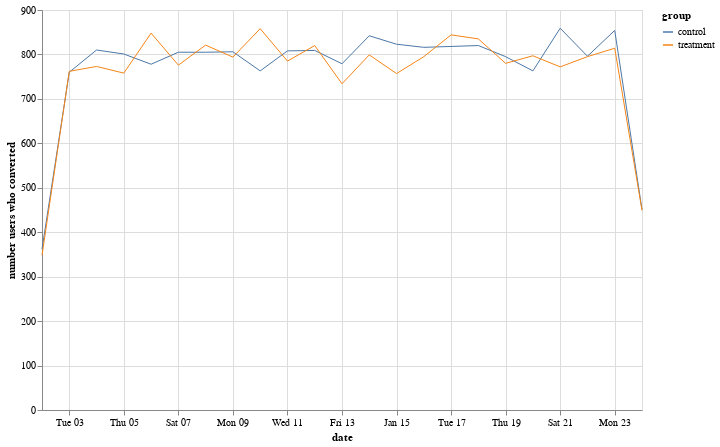

Source (notebook cell):
### Code cell
alt.Chart(active_conv).mark_line(size=1).encode(
    alt.X('timestamp:T', axis=alt.Axis(title='date')),
    alt.Y('user_id:Q', axis=alt.Axis(title='number users who converted')),
    tooltip=['group'],
    color='group:N'
).properties(
    width=600,
    height=400
)

### Figure 1 — Vega-Lite specification as saved in the notebook (floating-point values rounded to 4 significant figures)
{"config": {"view": {"continuousWidth": 400, "continuousHeight": 300}}, "data": {"name": "data-87424006055825b437b5d161aa904511"}, "mark": {"type": "line", "size": 1}, "encoding": {"color": {"field": "group", "type": "nominal"}, "tooltip": [{"field": "group", "type": "nominal"}], "x": {"axis": {"title": "date"}, "field": "timestamp", "type": "temporal"}, "y": {"axis": {"title": "number users who converted"}, "field": "user_id", "type": "quantitative"}}, "height": 400, "width": 600, "$schema": "https://vega.github.io/schema/vega-lite/v4.17.0.json", "datasets": {"data-87424006055825b437b5d161aa904511": [{"timestamp": "2017-01-02T00:00:00", "group": "control", "converted": 1, "user_id": 362, "landing_page": 362}, {"timestamp": "2017-01-02T00:00:00", "group": "treatment", "converted": 1, "user_id": 348, "landing_page": 348}, {"timestamp": "2017-01-03T00:00:00", "group": "control", "converted": 1, "user_id": 760, "landing_page": 760}, {"timestamp": "2017-01-03T00:00:00", "group": "treatment", "converted": 1, "user_id": 762, "landing_page": 762}, {"timestamp": "2017-01-04T00:00:00", "group": "control", "converted": 1, "user_id": 810, "landing_page": 810}, {"timestamp": "2017-01-04T00:00:00", "group": "treatment", "converted": 1, "user_id": 773, "landing_page": 773}, {"timestamp": "2017-01-05T00:00:00", "group": "control", "converted": 1, "user_id": 801, "landing_page": 801}, {"timestamp": "2017-01-05T00:00:00", "group": "treatment", "converted": 1, "user_id": 758, "landing_page": 758}, {"timestamp": "2017-01-06T00:00:00", "group": "control", "converted": 1, "user_id": 778, "landing_page": 778}, {"timestamp": "2017-01-06T00:00:00", "group": "treatment", "converted": 1, "user_id": 848, "landing_page": 848}, {"timestamp": "2017-01-07T00:00:00", "group": "control", "converted": 1, "user_id": 805, "landing_page": 805}, {"timestamp": "2017-01-07T00:00:00", "group": "treatment", "converted": 1, "user_id": 776, "landing_page": 776}, {"timestamp": "2017-01-08T00:00:00", "group": "control", "converted": 1, "user_id": 805, "landing_page": 805}, {"timestamp": "2017-01-08T00:00:00", "group": "treatment", "converted": 1, "user_id": 821, "landing_page": 821}, {"timestamp": "2017-01-09T00:00:00", "group": "control", "converted": 1, "user_id": 806, "landing_page": 806}, {"timestamp": "2017-01-09T00:00:00", "group": "treatment", "converted": 1, "user_id": 794, "landing_page": 794}, {"timestamp": "2017-01-10T00:00:00", "group": "control", "converted": 1, "user_id": 763, "landing_page": 763}, {"timestamp": "2017-01-10T00:00:00", "group": "treatment", "converted": 1, "user_id": 858, "landing_page": 858}, {"timestamp": "2017-01-11T00:00:00", "group": "control", "converted": 1, "user_id": 808, "landing_page": 808}, {"timestamp": "2017-01-11T00:00:00", "group": "treatment", "converted": 1, "user_id": 785, "landing_page": 785}, {"timestamp": "2017-01-12T00:00:00", "group": "control", "converted": 1, "user_id": 809, "landing_page": 809}, {"timestamp": "2017-01-12T00:00:00", "group": "treatment", "converted": 1, "user_id": 820, "landing_page": 820}, {"timestamp": "2017-01-13T00:00:00", "group": "control", "converted": 1, "user_id": 779, "landing_page": 779}, {"timestamp": "2017-01-13T00:00:00", "group": "treatment", "converted": 1, "user_id": 734, "landing_page": 734}, {"timestamp": "2017-01-14T00:00:00", "group": "control", "converted": 1, "user_id": 842, "landing_page": 842}, {"timestamp": "2017-01-14T00:00:00", "group": "treatment", "converted": 1, "user_id": 799, "landing_page": 799}, {"timestamp": "2017-01-15T00:00:00", "group": "control", "converted": 1, "user_id": 823, "landing_page": 823}, {"timestamp": "2017-01-15T00:00:00", "group": "treatment", "converted": 1, "user_id": 757, "landing_page": 757}, {"timestamp": "2017-01-16T00:00:00", "group": "control", "converted": 1, "user_id": 816, "landing_page": 816}, {"timestamp": "2017-01-16T00:00:00", "group": "treatment", "converted": 1, "user_id": 795, "landing_page": 795}, {"timestamp": "2017-01-17T00:00:00", "group": "control", "converted": 1, "user_id": 818, "landing_page": 818}, {"timestamp": "2017-01-17T00:00:00", "group": "treatment", "converted": 1, "user_id": 844, "landing_page": 844}, {"timestamp": "2017-01-18T00:00:00", "group": "control", "converted": 1, "user_id": 820, "landing_page": 820}, {"timestamp": "2017-01-18T00:00:00", "group": "treatment", "converted": 1, "user_id": 835, "landing_page": 835}, {"timestamp": "2017-01-19T00:00:00", "group": "control", "converted": 1, "user_id": 795, "landing_page": 795}, {"timestamp": "2017-01-19T00:00:00", "group": "treatment", "converted": 1, "user_id": 780, "landing_page": 780}, {"timestamp": "2017-01-20T00:00:00", "group": "control", "converted": 1, "user_id": 763, "landing_page": 763}, {"timestamp": "2017-01-20T00:00:00", "group": "treatment", "converted": 1, "user_id": 797, "landing_page": 797}, {"timestamp": "2017-01-21T00:00:00", "group": "control", "converted": 1, "user_id": 859, "landing_page": 859}, {"timestamp": "2017-01-21T00:00:00", "group": "treatment", "converted": 1, "user_id": 772, "landing_page": 772}, {"timestamp": "2017-01-22T00:00:00", "group": "control", "converted": 1, "user_id": 796, "landing_page": 796}, {"timestamp": "2017-01-22T00:00:00", "group": "treatment", "converted": 1, "user_id": 795, "landing_page": 795}, {"timestamp": "2017-01-23T00:00:00", "group": "control", "converted": 1, "user_id": 854, "landing_page": 854}, {"timestamp": "2017-01-23T00:00:00", "group": "treatment", "converted": 1, "user_id": 814, "landing_page": 814}, {"timestamp": "2017-01-24T00:00:00", "group": "control", "converted": 1, "user_id": 451, "landing_page": 451}, {"timestamp": "2017-01-24T00:00:00", "group": "treatment", "converted": 1, "user_id": 449, "landing_page": 449}]}}
